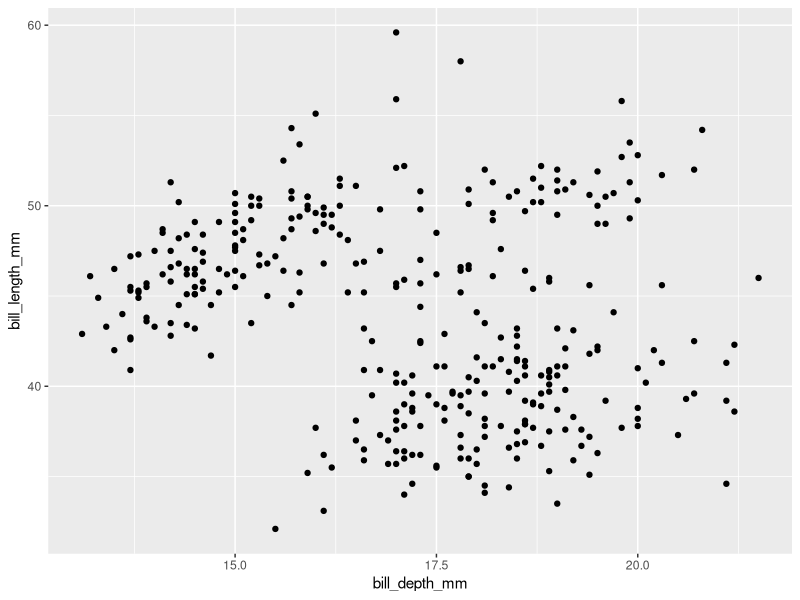
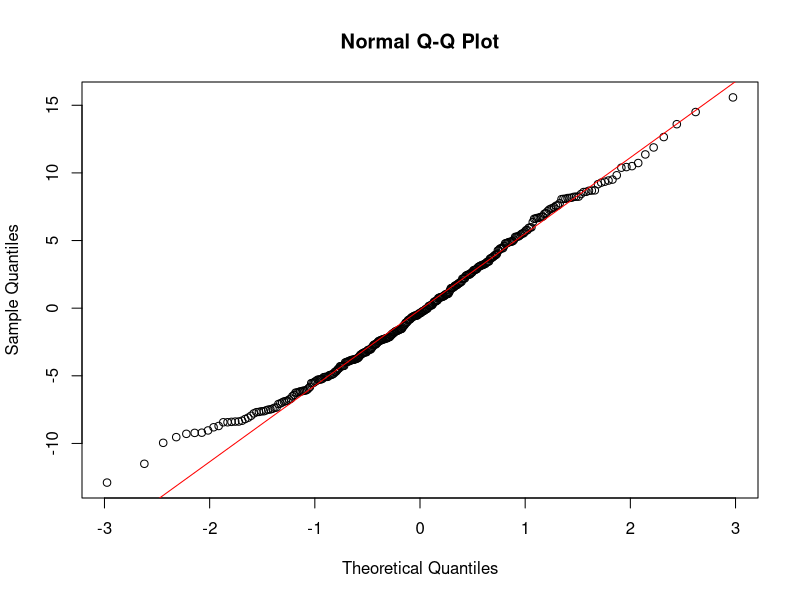
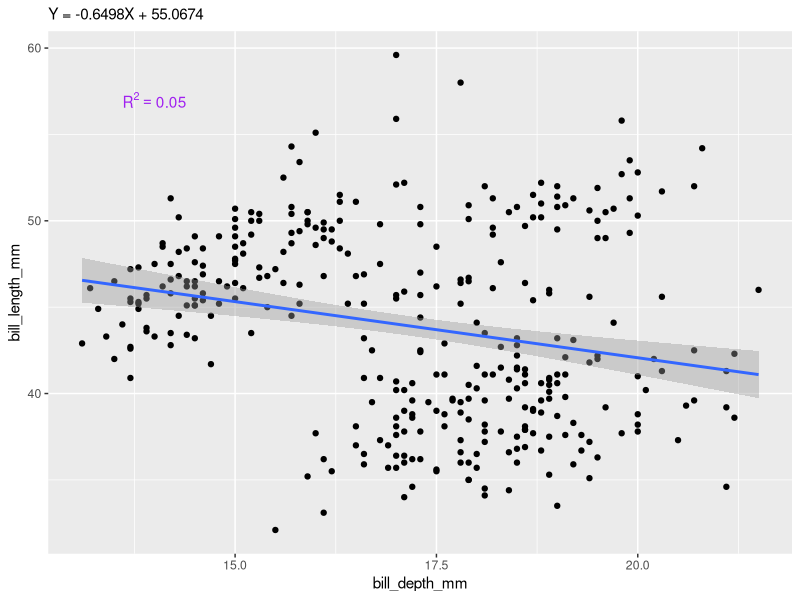
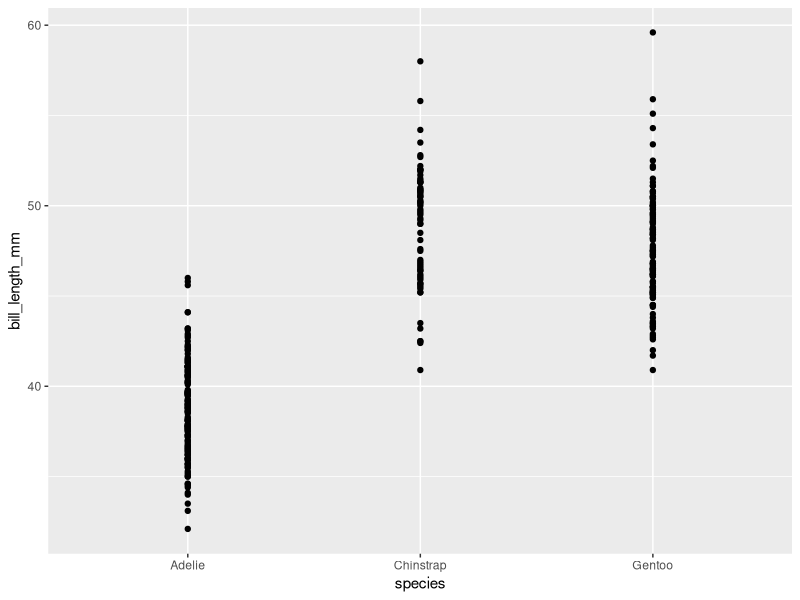
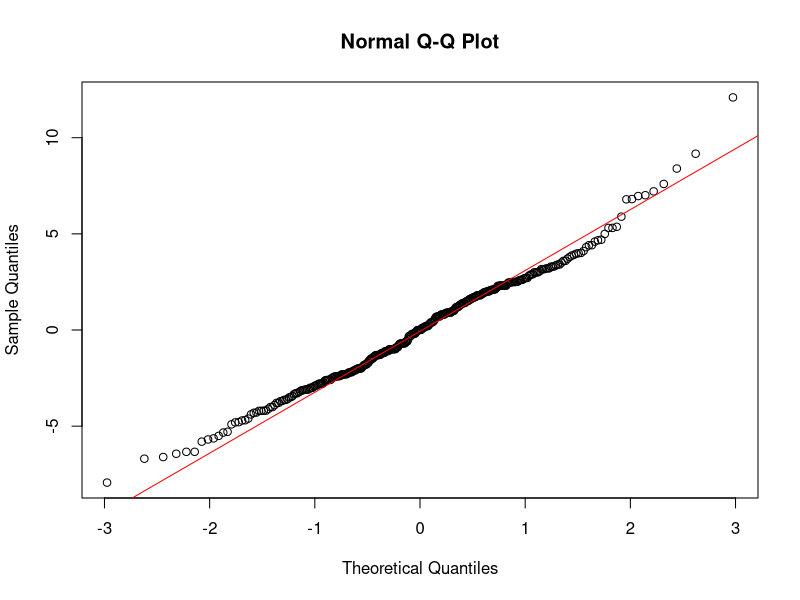
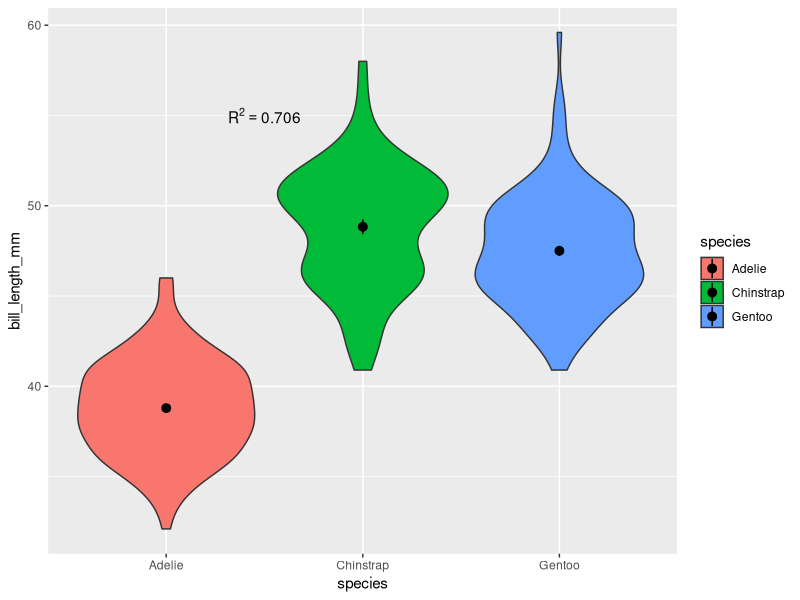
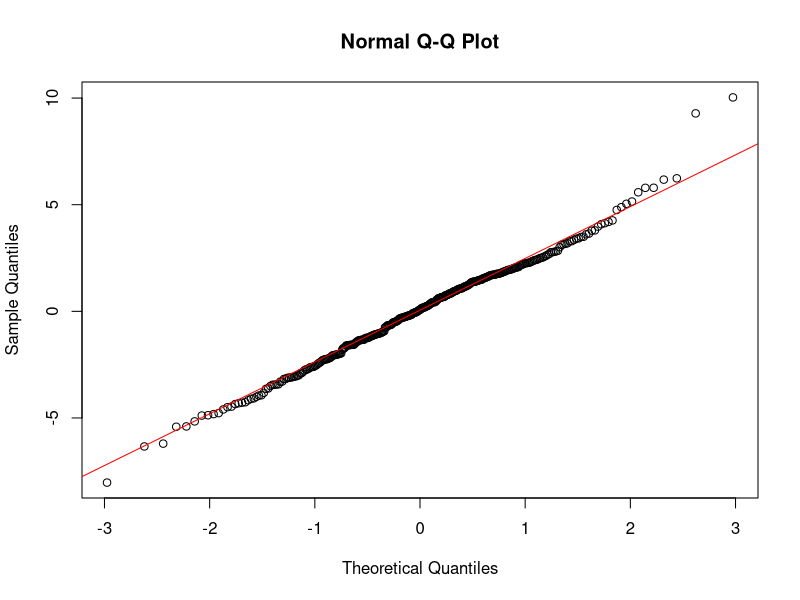
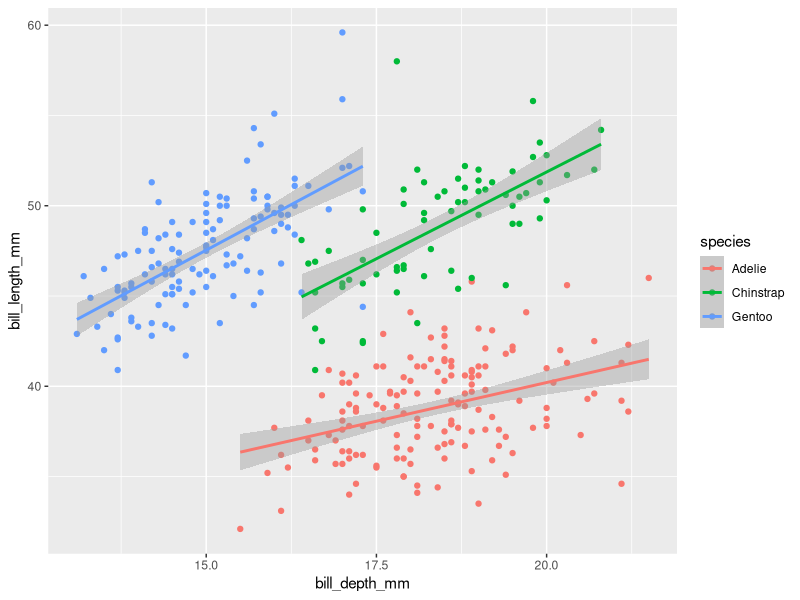

The R source for these figures, in order:
## Linear modeling notes, 
library(tidyverse)
library(palmerpenguins)
library(broom) #tidyverse, but not "core" tidyverse so load separately


# Can we explain variation in penguin bill length?
## In other words --> if we know something about <other variables>, do we know something about bill length?
## NOT SAYING: do these other variables CAUSE bill length values?

# Can we explain variation in bill length with bill depth?
# predictor: bill_depth_mm      independent variables, explanatory variables
# response: bill_length_mm       dependent variable


## Assumptions of linear models:
# 1. numeric predictors are LINEARLY RELATED to the response
# 2. categorical predictors have EQUAL VARIANCE among groups
# 3. model RESIDUALS are normally distributed
# COMMON MISCONCEPTION: variables themselves must be normally distributed. THIS IS NOT TRUE.

# Y = mX + b

# REGRESSION : fit the model to the data
# RESPONSES ARE NUMBERS

# THING 1: PLOT THE DATA
ggplot(penguins, aes(x = bill_depth_mm, y = bill_length_mm)) + 
  geom_point()
## Is this linear? YES

# THING 2: MODEL
#lm(y ~ x, data = dataframe_name)
fit <- lm(bill_length_mm ~ bill_depth_mm, data = penguins)

# THING 3: check the residuals
#fit$residuals
# qq plot is a common thing that shows you VISUALLY: does my data look like a distribution

qqnorm(fit$residuals)
qqline(fit$residuals, col = "red")
# IF POINTS ARE ON LINE, YES NORMAL!!!


# FINALLY, LOOK AT THE MODEL!!!
summary(fit)

broom::tidy(fit) # clean view of intercept, slope
broom::glance(fit) # clean view of adj.r.squared and its pvalue

# Y = -0.6498X + 55.0674
# statistically confident that these numbers are NOT 0
# when bill depth is 0, the bill length will be 55. This significant with P<2e-16, but it is not realistic.
# when bill depth increases by 1, we expect bill length length to decrease by 0.649 (slope = rise/run = y/x = -0.649/1 = length decreases 0.649 when depth increases by 1)



# r^2 =  0.05247 highly significant at P=1.12e-05
# 5% of bill length variation is explained by depth
# statistical significant vs effect size/ biological signif.
# not a powerful predictor. significant, but not necessarily USEFUL OR HELPFUL

# Visualize our results!
# does depth predict length?
ggplot(penguins, aes(x = bill_depth_mm, y = bill_length_mm)) + 
  geom_point() + 
  geom_smooth(method = "lm") + 
  labs(subtitle = "Y = -0.6498X + 55.0674") + 
  annotate("text", 
           x= 14, y = 57, col = "purple", 
           label = "R^2 == 0.05", parse=TRUE)




# numeric response, ALL OF THEM!
# CATEGORICAL PREDICTOR: species.
# to what extent does species explain variation in bill length?
# ANOVA: is at least one of the means different?

# assumption: categories have EQUAL VARIANCE
ggplot(penguins, aes(x = species, y = bill_length_mm)) + geom_point()

# build our model:
fit <- lm(bill_length_mm ~ species, data = penguins)

# check residuals are normal????
qqnorm(fit$residuals)
qqline(fit$residuals, col = "red")

broom::tidy(fit)

# adelie have mean length of 38.8. definitely not 0 since p=2.50e-322
# Chinstrap mean is on average 10 more than adelie. significant!
# Gentoo mean is on average 8.7 more than adelie. significant!

broom::glance(fit)

# R^2 = 0.706. P=2.69e-91
# moderate-to-strong. pretty good predictor of bill length!!

ggplot(penguins, aes(x = species, y = bill_length_mm, fill = species)) + 
  geom_violin() + 
  stat_summary() + 
  annotate("text", x = 1.5, y = 55, label = "R^2 == 0.706", parse=T)



# MULTIPLE PREDICTORS!!!!
# Can species AND bill depth predict bill length???

fit <- lm(bill_length_mm ~ species + bill_depth_mm, data=penguins)

qqnorm(fit$residuals)
qqline(fit$residuals, col = "red")

summary(fit)

#y = x1*9.9 + x2*13.4 + x3*1.39 + 13

# r^2 = 0.7874 
# this model is the BEST so far

ggplot(penguins, aes(x = bill_depth_mm, y = bill_length_mm, color = species)) + 
  geom_point() + 
  geom_smooth(method = "lm")

# 0.7995 

# INTERACTION
fit <- lm(bill_length_mm ~ species * bill_depth_mm, data=penguins)
summary(fit)



